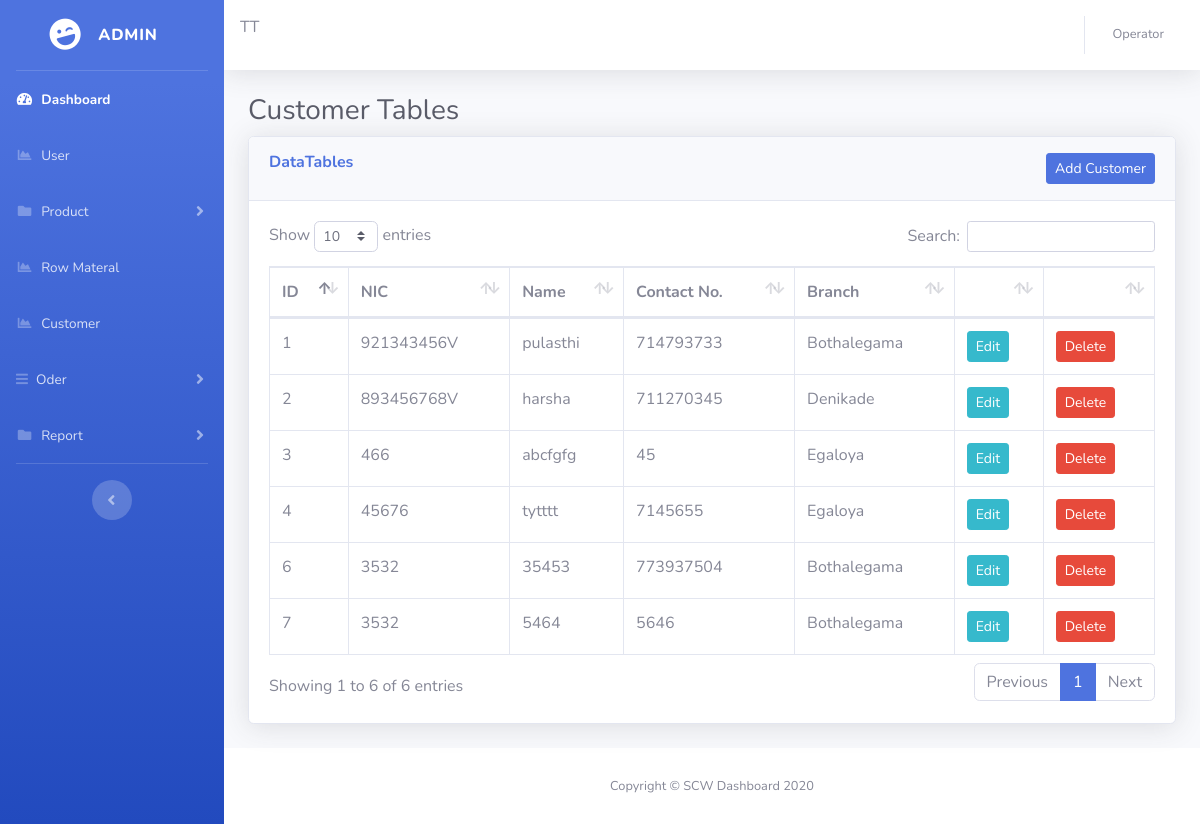
The page /customer/index.php (signed in) on the database its author committed.
### tables this page shows
CREATE TABLE `customer` (
  `id` int(10) NOT NULL,
  `nic` varchar(15) NOT NULL,
  `name` varchar(20) NOT NULL,
  `contactNo` int(10) NOT NULL,
  `branchid` int(11) NOT NULL,
  `is_active` tinyint(1) NOT NULL DEFAULT '1'
);

CREATE TABLE `branch` (
  `id` int(10) NOT NULL,
  `name` varchar(20) NOT NULL,
  `is_active` tinyint(4) NOT NULL DEFAULT '1'
);

### customer/index.php (the view, shortened to what this page needs)
<!DOCTYPE html>
<html lang="en">
<?php
    include('../include/check.php');
    include('../include/head.php');
?>
<link href="../vendor/datatables/dataTables.bootstrap4.min.css" rel="stylesheet">
<body id="page-top">
  <div id="wrapper">
    <ul class="navbar-nav bg-gradient-primary sidebar sidebar-dark accordion" id="accordionSidebar">
      <a class="sidebar-brand d-flex align-items-center justify-content-center" href="index.html">
        <div class="sidebar-brand-icon rotate-n-15">
          <i class="fas fa-laugh-wink"></i>
        </div>
        <div class="sidebar-brand-text mx-3">Admin <sup></sup></div>
      </a>
      <hr class="sidebar-divider my-0">
      <?php include('../include/nav.php');  ?>
      <hr class="sidebar-divider d-none d-md-block">
      <div class="text-center d-none d-md-inline">
        <button class="rounded-circle border-0" id="sidebarToggle"></button>
      </div>
    </ul>
    <div id="content-wrapper" class="d-flex flex-column">
      <div id="content">
        <?php include('../include/nav-1.php');  ?>
        <div class="container-fluid">
          <h1 class="h3 mb-2 text-gray-800">Customer Tables</h1>
          <div class="card shadow mb-4">
            <div class="card-header py-3">
              <h6 class="m-0 font-weight-bold text-primary" style="float: left;">DataTables</h6>
              <button type="button" class="btn btn-primary btn-sm" style="float: right;" class="btn btn-info btn-lg" data-toggle="modal" data-target="#myModal_Addcustomer">Add Customer</button>
            </div>
            <div class="card-body">
              <div class="table-responsive">
                <table class="table table-bordered" id="dataTable" width="100%" cellspacing="0">
                  <thead>
                    <tr>
                      <th>ID</th>
                      <th>NIC</th>
                      <th>Name</th>
                      <th>Contact No.</th>
                      <th>Branch</th>
                      <th></th>
                      <th></th>
                    </tr>
                  </thead>
                  <tbody>
                    <?php
                        $query = "SELECT A.id , A.nic ,A.name ,A.contactNo ,B.name AS branchName
                        FROM customer A
                        INNER JOIN branch B
                        ON A.branchid = B.id";
                        $result = mysqli_query($conn ,$query);
                        if(mysqli_num_rows($result) > 0){
                          while($row = mysqli_fetch_array($result))
                          {
                            echo '
                            <tr>
                            <td>'.$row["id"].'</td>
                            <td>'.$row["nic"].'</td>
                            <td>'.$row["name"].'</td>
                            <td>'.$row["contactNo"].'</td>
                            <td>'.$row["branchName"].'</td>
                            <td><button type="button" class="btn btn-info btn-sm" onclick="editForm('.$row["id"].')">Edit</button></td>
                            <td><button type="button" class="btn btn-danger btn-sm" onclick="confirmation(event,'.$row["id"].')">Delete</button></td>
                            </tr>
                            ';
                          }
                        }
                     ?>
                  </tbody>
                </table>
              </div>
            </div>
          </div>
        </div>
      </div>
      <?php include('../include/footer.php');  ?>
    </div>
  </div>
</body>
</html>

### rows shown on the page
customer: id "1", nic "921343456V", name "pulasthi", contactNo "714793733", branchid.name "Bothalegama"
customer: id "2", nic "893456768V", name "harsha", contactNo "711270345", branchid.name "Denikade"
customer: id "3", nic "466", name "abcfgfg", contactNo "45", branchid.name "Egaloya"
customer: id "4", nic "45676", name "tytttt", contactNo "7145655", branchid.name "Egaloya"
customer: id "6", nic "3532", name "35453", contactNo "773937504", branchid.name "Bothalegama"
customer: id "7", nic "3532", name "5464", contactNo "5646", branchid.name "Bothalegama"

### other values the page prints
$_SESSION['user_role'] "Operator"
